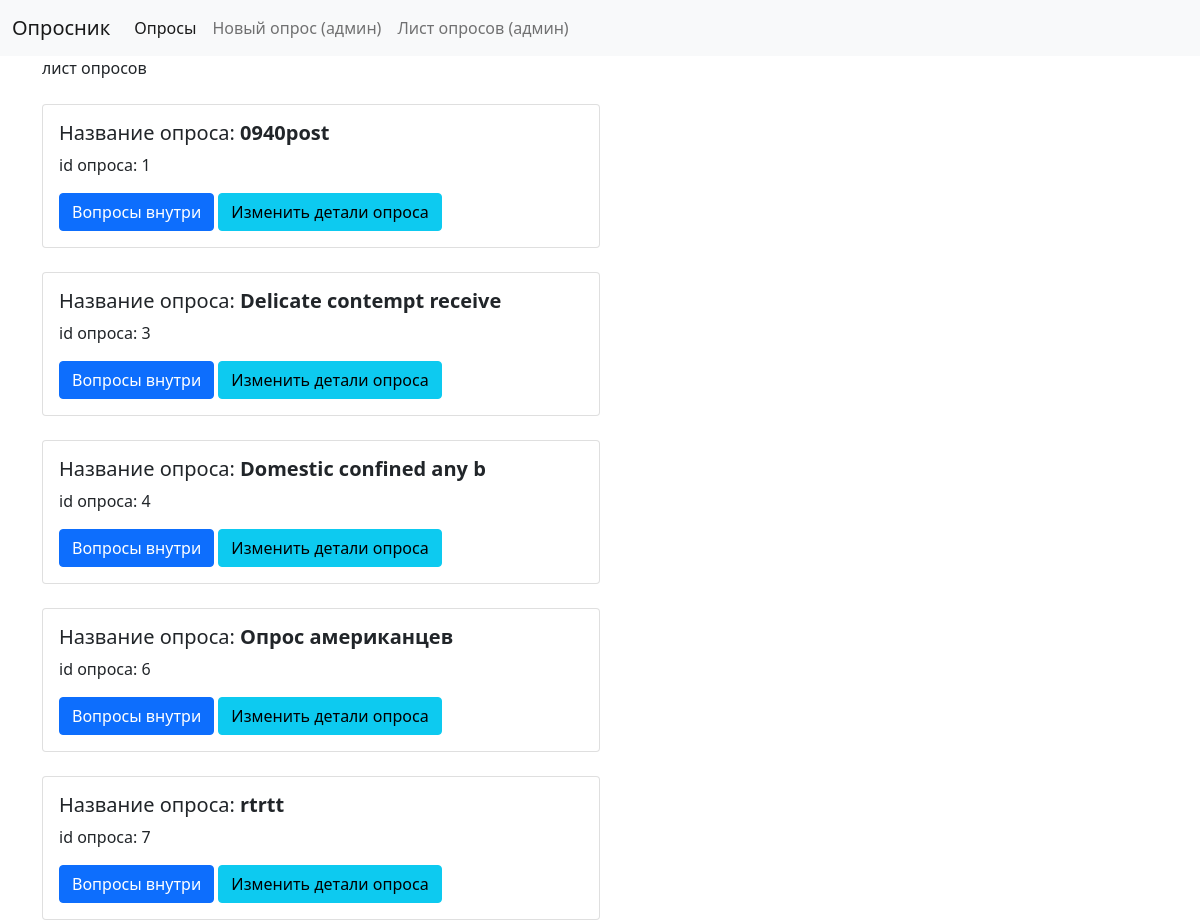
Before: /list_admin/ with the older database file.
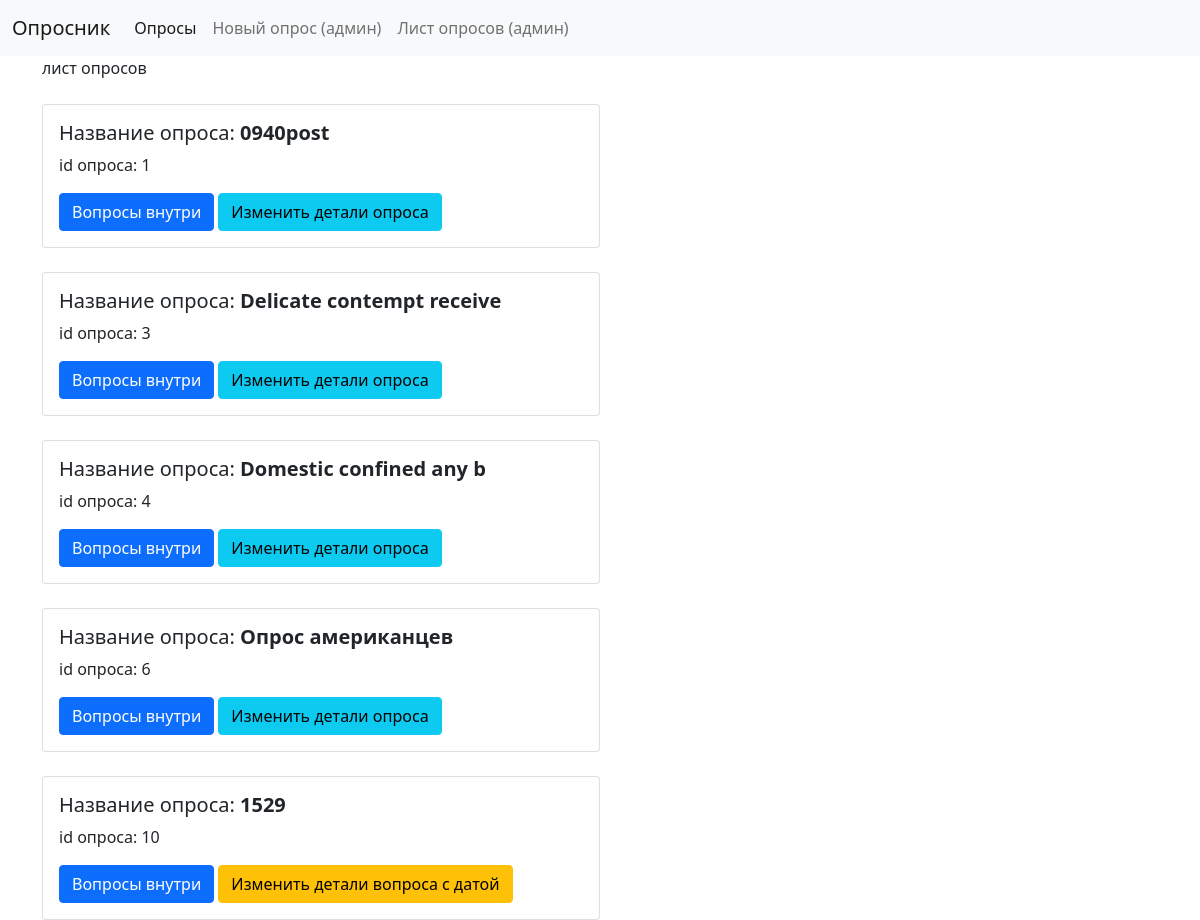
After: the same page with the newer database file.
### app/models.py (models this page shows)
class Opros(models.Model):
    creator = models.ForeignKey(User, related_name='user_id_like', on_delete=models.CASCADE)
    title = models.CharField(max_length=500)
    opisanie = models.CharField(max_length=900)
    date_of_start = models.DateField(blank=True, null=True)
    date_of_end = models.DateField(blank=True, null=True)
    blocked = models.BooleanField(default=False) #можно удалить не используется
    def __str__(self):
        return f'{self.title}'

### app/views.py (the view)
# urls.py: path("list_admin/", views.list_admin, name="list_admin"),
def list_admin(request):
    all_opros = Opros.objects.all()
    return render(request, "app/list_admin.html", {
        "all_opros": all_opros,
    })

### app/templates/app/list_admin.html (shortened to what this page needs)
{% extends "app/layout.html" %}
{% block body %}
лист опросов <br>
    {% for opros in all_opros %}
        <div class="col-sm-6">
            <div class="card mt-4">
                <div class="card-body">
                    <h5 class="card-title">Название опроса: <b>{{opros}}</b></h5>
                    <p class="card-text">id опроса: {{opros.id}}</p>
                    <a href="{% url 'opros_detailed' opros.id %}" class="btn btn-primary">Вопросы внутри</a>
                    {% if opros.date_of_start == None1 %}
                        <a href="{% url 'edit_opros' opros.pk %}" class="btn btn-info">Изменить детали опроса </a>
                    {% else %}
                        <a href="{% url 'edit_opros' opros.id %}" class="btn btn-warning">Изменить детали вопроса с датой</a>
                    {% endif %}
                </div>
            </div>
        </div>
    {% endfor %}
    {% endblock %}

Changed rows visible on the page:
removed Opros: title "rtrtt", id "7", shows "Изменить детали опроса"
added Opros: title "1529", id "10", date_of_start "Изменить детали вопроса с датой"
